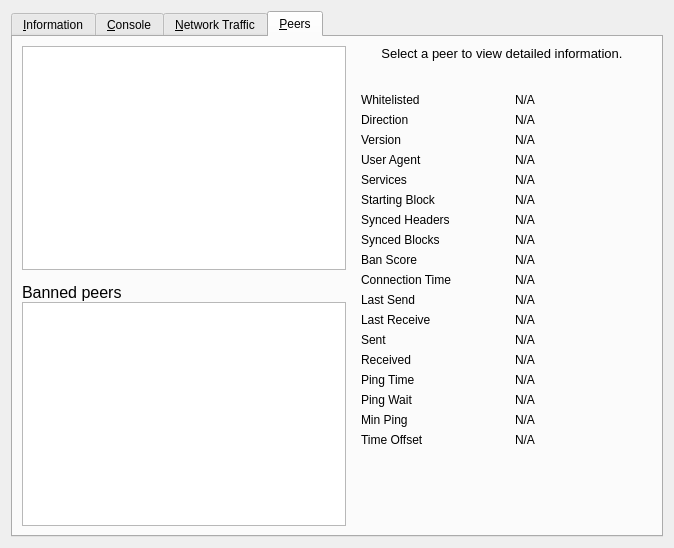
<?xml version="1.0" encoding="UTF-8"?>
<ui version="4.0">
 <class>RPCConsole</class>
 <widget class="QDialog" name="RPCConsole">
  <property name="geometry">
   <rect>
    <x>0</x>
    <y>0</y>
    <width>674</width>
    <height>548</height>
   </rect>
  </property>
  <property name="windowTitle">
   <string>FItAllCoin - Debug window</string>
  </property>
  <property name="styleSheet">
   <string notr="true"/>
  </property>
  <layout class="QVBoxLayout" name="verticalLayout_2">
   <item>
    <widget class="QTabWidget" name="tabWidget">
     <property name="currentIndex">
      <number>3</number>
     </property>
     <widget class="QWidget" name="tab_info">
      <attribute name="title">
       <string>&amp;Information</string>
      </attribute>
      <layout class="QGridLayout" name="gridLayout" columnstretch="0,1,0,0">
       <property name="horizontalSpacing">
        <number>12</number>
       </property>
       <item row="12" column="0">
        <widget class="QLabel" name="label_2">
         <property name="text">
          <string>Last block time</string>
         </property>
        </widget>
       </item>
       <item row="9" column="0">
        <widget class="QLabel" name="label_10">
         <property name="font">
          <font>
           <weight>50</weight>
           <bold>false</bold>
          </font>
         </property>
         <property name="text">
          <string>Block chain</string>
         </property>
        </widget>
       </item>
       <item row="8" column="1">
        <widget class="QCheckBox" name="isTestNet">
         <property name="enabled">
          <bool>false</bool>
         </property>
         <property name="text">
          <string/>
         </property>
        </widget>
       </item>
       <item row="11" column="1">
        <widget class="QLabel" name="totalBlocks">
         <property name="cursor">
          <cursorShape>IBeamCursor</cursorShape>
         </property>
         <property name="text">
          <string>N/A</string>
         </property>
         <property name="textFormat">
          <enum>Qt::PlainText</enum>
         </property>
         <property name="textInteractionFlags">
          <set>Qt::LinksAccessibleByMouse|Qt::TextSelectableByKeyboard|Qt::TextSelectableByMouse</set>
         </property>
        </widget>
       </item>
       <item row="10" column="0">
        <widget class="QLabel" name="label_3">
         <property name="text">
          <string>Current number of blocks</string>
         </property>
        </widget>
       </item>
       <item row="7" column="1">
        <widget class="QLabel" name="numberOfConnections">
         <property name="cursor">
          <cursorShape>IBeamCursor</cursorShape>
         </property>
         <property name="text">
          <string>N/A</string>
         </property>
         <property name="textFormat">
          <enum>Qt::PlainText</enum>
         </property>
         <property name="textInteractionFlags">
          <set>Qt::LinksAccessibleByMouse|Qt::TextSelectableByKeyboard|Qt::TextSelectableByMouse</set>
         </property>
        </widget>
       </item>
       <item row="7" column="0">
        <widget class="QLabel" name="label_7">
         <property name="text">
          <string>Number of connections</string>
         </property>
        </widget>
       </item>
       <item row="10" column="1">
        <widget class="QLabel" name="numberOfBlocks">
         <property name="cursor">
          <cursorShape>IBeamCursor</cursorShape>
         </property>
         <property name="text">
          <string>N/A</string>
         </property>
         <property name="textFormat">
          <enum>Qt::PlainText</enum>
         </property>
         <property name="textInteractionFlags">
          <set>Qt::LinksAccessibleByMouse|Qt::TextSelectableByKeyboard|Qt::TextSelectableByMouse</set>
         </property>
        </widget>
       </item>
       <item row="8" column="0">
        <widget class="QLabel" name="label_8">
         <property name="text">
          <string>On testnet</string>
         </property>
        </widget>
       </item>
       <item row="11" column="0">
        <widget class="QLabel" name="label_41">
         <property name="text">
          <string>Estimated total blocks</string>
         </property>
        </widget>
       </item>
       <item row="4" column="2">
        <spacer name="horizontalSpacer">
         <property name="orientation">
          <enum>Qt::Horizontal</enum>
         </property>
         <property name="sizeHint" stdset="0">
          <size>
           <width>40</width>
           <height>20</height>
          </size>
         </property>
        </spacer>
       </item>
       <item row="1" column="2">
        <spacer name="horizontalSpacer_2">
         <property name="orientation">
          <enum>Qt::Horizontal</enum>
         </property>
         <property name="sizeHint" stdset="0">
          <size>
           <width>40</width>
           <height>20</height>
          </size>
         </property>
        </spacer>
       </item>
       <item row="2" column="2">
        <spacer name="horizontalSpacer_3">
         <property name="orientation">
          <enum>Qt::Horizontal</enum>
         </property>
         <property name="sizeHint" stdset="0">
          <size>
           <width>40</width>
           <height>20</height>
          </size>
         </property>
        </spacer>
       </item>
       <item row="3" column="2">
        <spacer name="horizontalSpacer_4">
         <property name="orientation">
          <enum>Qt::Horizontal</enum>
         </property>
         <property name="sizeHint" stdset="0">
          <size>
           <width>40</width>
           <height>20</height>
          </size>
         </property>
        </spacer>
       </item>
       <item row="4" column="0">
        <widget class="QLabel" name="label_12">
         <property name="text">
          <string>Build date</string>
         </property>
        </widget>
       </item>
       <item row="3" column="1">
        <widget class="QLabel" name="openSSLVersion">
         <property name="cursor">
          <cursorShape>IBeamCursor</cursorShape>
         </property>
         <property name="text">
          <string>N/A</string>
         </property>
         <property name="textFormat">
          <enum>Qt::PlainText</enum>
         </property>
         <property name="textInteractionFlags">
          <set>Qt::LinksAccessibleByMouse|Qt::TextSelectableByKeyboard|Qt::TextSelectableByMouse</set>
         </property>
        </widget>
       </item>
       <item row="0" column="0">
        <widget class="QLabel" name="label_9">
         <property name="font">
          <font>
           <weight>50</weight>
           <bold>false</bold>
          </font>
         </property>
         <property name="text">
          <string>FItAllCoin Core</string>
         </property>
        </widget>
       </item>
       <item row="2" column="0">
        <widget class="QLabel" name="label_6">
         <property name="text">
          <string>Client version</string>
         </property>
        </widget>
       </item>
       <item row="1" column="0">
        <widget class="QLabel" name="label_5">
         <property name="text">
          <string>Client name</string>
         </property>
        </widget>
       </item>
       <item row="3" column="0">
        <widget class="QLabel" name="label_14">
         <property name="text">
          <string>Using OpenSSL version</string>
         </property>
        </widget>
       </item>
       <item row="2" column="1">
        <widget class="QLabel" name="clientVersion">
         <property name="cursor">
          <cursorShape>IBeamCursor</cursorShape>
         </property>
         <property name="text">
          <string>N/A</string>
         </property>
         <property name="textFormat">
          <enum>Qt::PlainText</enum>
         </property>
         <property name="textInteractionFlags">
          <set>Qt::LinksAccessibleByMouse|Qt::TextSelectableByKeyboard|Qt::TextSelectableByMouse</set>
         </property>
        </widget>
       </item>
       <item row="1" column="1">
        <widget class="QLabel" name="clientName">
         <property name="cursor">
          <cursorShape>IBeamCursor</cursorShape>
         </property>
         <property name="text">
          <string>N/A</string>
         </property>
         <property name="textFormat">
          <enum>Qt::PlainText</enum>
         </property>
         <property name="textInteractionFlags">
          <set>Qt::LinksAccessibleByMouse|Qt::TextSelectableByKeyboard|Qt::TextSelectableByMouse</set>
         </property>
        </widget>
       </item>
       <item row="4" column="1">
        <widget class="QLabel" name="buildDate">
         <property name="cursor">
          <cursorShape>IBeamCursor</cursorShape>
         </property>
         <property name="text">
          <string>N/A</string>
         </property>
         <property name="textFormat">
          <enum>Qt::PlainText</enum>
         </property>
         <property name="textInteractionFlags">
          <set>Qt::LinksAccessibleByMouse|Qt::TextSelectableByKeyboard|Qt::TextSelectableByMouse</set>
         </property>
        </widget>
       </item>
       <item row="5" column="0">
        <widget class="QLabel" name="label_13">
         <property name="text">
          <string>Startup time</string>
         </property>
        </widget>
       </item>
       <item row="5" column="1">
        <widget class="QLabel" name="startupTime">
         <property name="cursor">
          <cursorShape>IBeamCursor</cursorShape>
         </property>
         <property name="text">
          <string>N/A</string>
         </property>
         <property name="textFormat">
          <enum>Qt::PlainText</enum>
         </property>
         <property name="textInteractionFlags">
          <set>Qt::LinksAccessibleByMouse|Qt::TextSelectableByKeyboard|Qt::TextSelectableByMouse</set>
         </property>
        </widget>
       </item>
       <item row="6" column="0">
        <widget class="QLabel" name="label_11">
         <property name="font">
          <font>
           <weight>50</weight>
           <bold>false</bold>
          </font>
         </property>
         <property name="text">
          <string>Network</string>
         </property>
        </widget>
       </item>
       <item row="6" column="2">
        <spacer name="horizontalSpacer_6">
         <property name="orientation">
          <enum>Qt::Horizontal</enum>
         </property>
         <property name="sizeHint" stdset="0">
          <size>
           <width>40</width>
           <height>20</height>
          </size>
         </property>
        </spacer>
       </item>
       <item row="5" column="2">
        <spacer name="horizontalSpacer_5">
         <property name="orientation">
          <enum>Qt::Horizontal</enum>
         </property>
         <property name="sizeHint" stdset="0">
          <size>
           <width>40</width>
           <height>20</height>
          </size>
         </property>
        </spacer>
       </item>
       <item row="12" column="1">
        <widget class="QLabel" name="lastBlockTime">
         <property name="cursor">
          <cursorShape>IBeamCursor</cursorShape>
         </property>
         <property name="text">
          <string>N/A</string>
         </property>
         <property name="textFormat">
          <enum>Qt::PlainText</enum>
         </property>
         <property name="textInteractionFlags">
          <set>Qt::LinksAccessibleByMouse|Qt::TextSelectableByKeyboard|Qt::TextSelectableByMouse</set>
         </property>
        </widget>
       </item>
       <item row="13" column="0">
        <spacer name="verticalSpacer_2">
         <property name="orientation">
          <enum>Qt::Vertical</enum>
         </property>
         <property name="sizeHint" stdset="0">
          <size>
           <width>20</width>
           <height>20</height>
          </size>
         </property>
        </spacer>
       </item>
       <item row="14" column="0">
        <widget class="QLabel" name="labelDebugLogfile">
         <property name="font">
          <font>
           <weight>50</weight>
           <bold>false</bold>
          </font>
         </property>
         <property name="text">
          <string>Debug log file</string>
         </property>
        </widget>
       </item>
       <item row="15" column="0">
        <widget class="QPushButton" name="openDebugLogfileButton">
         <property name="toolTip">
          <string>Open the FItAllCoin debug log file from the current data directory. This can take a few seconds for large log files.</string>
         </property>
         <property name="text">
          <string>&amp;Open</string>
         </property>
         <property name="autoDefault">
          <bool>false</bool>
         </property>
        </widget>
       </item>
       <item row="16" column="0">
        <widget class="QLabel" name="labelCLOptions">
         <property name="font">
          <font>
           <weight>50</weight>
           <bold>false</bold>
          </font>
         </property>
         <property name="text">
          <string>Command-line options</string>
         </property>
        </widget>
       </item>
       <item row="17" column="0">
        <widget class="QPushButton" name="showCLOptionsButton">
         <property name="toolTip">
          <string>Show the FItAllCoin-Qt help message to get a list with possible FItAllCoin command-line options.</string>
         </property>
         <property name="text">
          <string>&amp;Show</string>
         </property>
         <property name="autoDefault">
          <bool>false</bool>
         </property>
        </widget>
       </item>
       <item row="18" column="0">
        <spacer name="verticalSpacer">
         <property name="orientation">
          <enum>Qt::Vertical</enum>
         </property>
         <property name="sizeHint" stdset="0">
          <size>
           <width>20</width>
           <height>40</height>
          </size>
         </property>
        </spacer>
       </item>
       <item row="8" column="2">
        <spacer name="horizontalSpacer_8">
         <property name="orientation">
          <enum>Qt::Horizontal</enum>
         </property>
         <property name="sizeHint" stdset="0">
          <size>
           <width>40</width>
           <height>20</height>
          </size>
         </property>
        </spacer>
       </item>
       <item row="7" column="2">
        <spacer name="horizontalSpacer_7">
         <property name="orientation">
          <enum>Qt::Horizontal</enum>
         </property>
         <property name="sizeHint" stdset="0">
          <size>
           <width>40</width>
           <height>20</height>
          </size>
         </property>
        </spacer>
       </item>
       <item row="9" column="2">
        <spacer name="horizontalSpacer_9">
         <property name="orientation">
          <enum>Qt::Horizontal</enum>
         </property>
         <property name="sizeHint" stdset="0">
          <size>
           <width>40</width>
           <height>20</height>
          </size>
         </property>
        </spacer>
       </item>
       <item row="10" column="2">
        <spacer name="horizontalSpacer_10">
         <property name="orientation">
          <enum>Qt::Horizontal</enum>
         </property>
         <property name="sizeHint" stdset="0">
          <size>
           <width>40</width>
           <height>20</height>
          </size>
         </property>
        </spacer>
       </item>
       <item row="11" column="2">
        <spacer name="horizontalSpacer_11">
         <property name="orientation">
          <enum>Qt::Horizontal</enum>
         </property>
         <property name="sizeHint" stdset="0">
          <size>
           <width>40</width>
           <height>20</height>
          </size>
         </property>
        </spacer>
       </item>
       <item row="12" column="2">
        <spacer name="horizontalSpacer_12">
         <property name="orientation">
          <enum>Qt::Horizontal</enum>
         </property>
         <property name="sizeHint" stdset="0">
          <size>
           <width>40</width>
           <height>20</height>
          </size>
         </property>
        </spacer>
       </item>
       <item row="15" column="2">
        <spacer name="horizontalSpacer_13">
         <property name="orientation">
          <enum>Qt::Horizontal</enum>
         </property>
         <property name="sizeHint" stdset="0">
          <size>
           <width>40</width>
           <height>20</height>
          </size>
         </property>
        </spacer>
       </item>
       <item row="16" column="2">
        <spacer name="horizontalSpacer_14">
         <property name="orientation">
          <enum>Qt::Horizontal</enum>
         </property>
         <property name="sizeHint" stdset="0">
          <size>
           <width>40</width>
           <height>20</height>
          </size>
         </property>
        </spacer>
       </item>
       <item row="17" column="2">
        <spacer name="horizontalSpacer_15">
         <property name="orientation">
          <enum>Qt::Horizontal</enum>
         </property>
         <property name="sizeHint" stdset="0">
          <size>
           <width>40</width>
           <height>20</height>
          </size>
         </property>
        </spacer>
       </item>
       <item row="15" column="3" rowspan="3">
        <widget class="QLabel" name="label_15">
         <property name="text">
          <string/>
         </property>
         <property name="pixmap">
          <pixmap>:/images/small_logo</pixmap>
         </property>
         <property name="scaledContents">
          <bool>false</bool>
         </property>
        </widget>
       </item>
      </layout>
     </widget>
     <widget class="QWidget" name="tab_console">
      <attribute name="title">
       <string>&amp;Console</string>
      </attribute>
      <layout class="QVBoxLayout" name="verticalLayout_3">
       <property name="spacing">
        <number>3</number>
       </property>
       <item>
        <widget class="QTextEdit" name="messagesWidget">
         <property name="minimumSize">
          <size>
           <width>0</width>
           <height>100</height>
          </size>
         </property>
         <property name="readOnly">
          <bool>true</bool>
         </property>
         <property name="tabKeyNavigation" stdset="0">
          <bool>false</bool>
         </property>
         <property name="columnCount" stdset="0">
          <number>2</number>
         </property>
        </widget>
       </item>
       <item>
        <layout class="QHBoxLayout" name="horizontalLayout">
         <property name="spacing">
          <number>3</number>
         </property>
         <item>
          <widget class="QLabel" name="label">
           <property name="text">
            <string notr="true">&gt;</string>
           </property>
          </widget>
         </item>
         <item>
          <widget class="QLineEdit" name="lineEdit"/>
         </item>
         <item>
          <widget class="QPushButton" name="clearButton">
           <property name="maximumSize">
            <size>
             <width>24</width>
             <height>24</height>
            </size>
           </property>
           <property name="toolTip">
            <string>Clear console</string>
           </property>
           <property name="text">
            <string/>
           </property>
           <property name="icon">
            <iconset resource="../bitcoin.qrc">
             <normaloff>:/icons/remove</normaloff>:/icons/remove</iconset>
           </property>
           <property name="shortcut">
            <string notr="true">Ctrl+L</string>
           </property>
           <property name="autoDefault">
            <bool>false</bool>
           </property>
          </widget>
         </item>
        </layout>
       </item>
      </layout>
     </widget>
     <widget class="QWidget" name="tab_nettraffic">
      <attribute name="title">
       <string>&amp;Network Traffic</string>
      </attribute>
      <layout class="QHBoxLayout" name="horizontalLayout_3">
       <item>
        <layout class="QVBoxLayout" name="verticalLayout_4">
         <item>
          <widget class="TrafficGraphWidget" name="trafficGraph" native="true">
           <property name="sizePolicy">
            <sizepolicy hsizetype="Expanding" vsizetype="Expanding">
             <horstretch>0</horstretch>
             <verstretch>0</verstretch>
            </sizepolicy>
           </property>
          </widget>
         </item>
         <item>
          <layout class="QHBoxLayout" name="horizontalLayout_2">
           <item>
            <widget class="QSlider" name="sldGraphRange">
             <property name="minimum">
              <number>1</number>
             </property>
             <property name="maximum">
              <number>288</number>
             </property>
             <property name="pageStep">
              <number>12</number>
             </property>
             <property name="value">
              <number>6</number>
             </property>
             <property name="orientation">
              <enum>Qt::Horizontal</enum>
             </property>
            </widget>
           </item>
           <item>
            <widget class="QLabel" name="lblGraphRange">
             <property name="minimumSize">
              <size>
               <width>100</width>
               <height>0</height>
              </size>
             </property>
             <property name="alignment">
              <set>Qt::AlignCenter</set>
             </property>
            </widget>
           </item>
           <item>
            <widget class="QPushButton" name="btnClearTrafficGraph">
             <property name="text">
              <string>&amp;Clear</string>
             </property>
             <property name="autoDefault">
              <bool>false</bool>
             </property>
            </widget>
           </item>
          </layout>
         </item>
        </layout>
       </item>
       <item>
        <layout class="QVBoxLayout" name="verticalLayout">
         <item>
          <widget class="QGroupBox" name="groupBox">
           <property name="title">
            <string>Totals</string>
           </property>
           <layout class="QVBoxLayout" name="verticalLayout_5">
            <item>
             <layout class="QHBoxLayout" name="horizontalLayout_4">
              <item>
               <widget class="Line" name="line">
                <property name="sizePolicy">
                 <sizepolicy hsizetype="Fixed" vsizetype="Fixed">
                  <horstretch>0</horstretch>
                  <verstretch>0</verstretch>
                 </sizepolicy>
                </property>
                <property name="minimumSize">
                 <size>
                  <width>10</width>
                  <height>0</height>
                 </size>
                </property>
                <property name="palette">
                 <palette>
                  <active>
                   <colorrole role="Light">
                    <brush brushstyle="SolidPattern">
                     <color alpha="255">
                      <red>0</red>
                      <green>255</green>
                      <blue>0</blue>
                     </color>
                    </brush>
                   </colorrole>
                  </active>
                  <inactive>
                   <colorrole role="Light">
                    <brush brushstyle="SolidPattern">
                     <color alpha="255">
                      <red>0</red>
                      <green>255</green>
                      <blue>0</blue>
                     </color>
                    </brush>
                   </colorrole>
                  </inactive>
                  <disabled>
                   <colorrole role="Light">
                    <brush brushstyle="SolidPattern">
                     <color alpha="255">
                      <red>0</red>
                      <green>255</green>
                      <blue>0</blue>
                     </color>
                    </brush>
                   </colorrole>
                  </disabled>
                 </palette>
                </property>
                <property name="orientation">
                 <enum>Qt::Horizontal</enum>
                </property>
               </widget>
              </item>
              <item>
               <widget class="QLabel" name="label_16">
                <property name="text">
                 <string>In:</string>
                </property>
               </widget>
              </item>
              <item>
               <widget class="QLabel" name="lblBytesIn">
                <property name="minimumSize">
                 <size>
                  <width>50</width>
                  <height>0</height>
                 </size>
                </property>
                <property name="alignment">
                 <set>Qt::AlignRight|Qt::AlignTrailing|Qt::AlignVCenter</set>
                </property>
               </widget>
              </item>
             </layout>
            </item>
            <item>
             <layout class="QHBoxLayout" name="horizontalLayout_5">
              <item>
               <widget class="Line" name="line_2">
                <property name="sizePolicy">
                 <sizepolicy hsizetype="Fixed" vsizetype="Fixed">
                  <horstretch>0</horstretch>
                  <verstretch>0</verstretch>
                 </sizepolicy>
                </property>
                <property name="minimumSize">
                 <size>
                  <width>10</width>
                  <height>0</height>
                 </size>
                </property>
                <property name="palette">
                 <palette>
                  <active>
                   <colorrole role="Light">
                    <brush brushstyle="SolidPattern">
                     <color alpha="255">
                      <red>255</red>
                      <green>0</green>
                      <blue>0</blue>
                     </color>
                    </brush>
                   </colorrole>
                  </active>
                  <inactive>
                   <colorrole role="Light">
                    <brush brushstyle="SolidPattern">
                     <color alpha="255">
                      <red>255</red>
                      <green>0</green>
                      <blue>0</blue>
                     </color>
                    </brush>
                   </colorrole>
                  </inactive>
                  <disabled>
                   <colorrole role="Light">
                    <brush brushstyle="SolidPattern">
                     <color alpha="255">
                      <red>255</red>
                      <green>0</green>
                      <blue>0</blue>
                     </color>
                    </brush>
                   </colorrole>
                  </disabled>
                 </palette>
                </property>
                <property name="orientation">
                 <enum>Qt::Horizontal</enum>
                </property>
               </widget>
              </item>
              <item>
               <widget class="QLabel" name="label_17">
                <property name="text">
                 <string>Out:</string>
                </property>
               </widget>
              </item>
              <item>
               <widget class="QLabel" name="lblBytesOut">
                <property name="minimumSize">
                 <size>
                  <width>50</width>
                  <height>0</height>
                 </size>
                </property>
                <property name="alignment">
                 <set>Qt::AlignRight|Qt::AlignTrailing|Qt::AlignVCenter</set>
                </property>
               </widget>
              </item>
             </layout>
            </item>
            <item>
             <spacer name="verticalSpacer_4">
              <property name="orientation">
               <enum>Qt::Vertical</enum>
              </property>
              <property name="sizeHint" stdset="0">
               <size>
                <width>20</width>
                <height>407</height>
               </size>
              </property>
             </spacer>
            </item>
           </layout>
          </widget>
         </item>
        </layout>
       </item>
      </layout>
     </widget>
     <widget class="QWidget" name="tab_peers">
      <attribute name="title">
       <string>&amp;Peers</string>
      </attribute>
      <layout class="QGridLayout" name="gridLayout_2">
       <item row="0" column="0" rowspan="2">
        <layout class="QVBoxLayout" name="verticalLayout_101">
         <property name="spacing">
          <number>0</number>
         </property>
         <item>
          <widget class="QTableView" name="peerWidget">
           <property name="horizontalScrollBarPolicy">
            <enum>Qt::ScrollBarAsNeeded</enum>
           </property>
           <property name="tabKeyNavigation">
            <bool>false</bool>
           </property>
           <property name="sortingEnabled">
            <bool>true</bool>
           </property>
           <attribute name="horizontalHeaderHighlightSections">
            <bool>false</bool>
           </attribute>
          </widget>
         </item>
         <item>
          <widget class="QLabel" name="banHeading">
           <property name="sizePolicy">
            <sizepolicy hsizetype="Preferred" vsizetype="Minimum">
             <horstretch>0</horstretch>
             <verstretch>0</verstretch>
            </sizepolicy>
           </property>
           <property name="minimumSize">
            <size>
             <width>300</width>
             <height>32</height>
            </size>
           </property>
           <property name="maximumSize">
            <size>
             <width>16777215</width>
             <height>32</height>
            </size>
           </property>
           <property name="font">
            <font>
             <pointsize>12</pointsize>
            </font>
           </property>
           <property name="cursor">
            <cursorShape>IBeamCursor</cursorShape>
           </property>
           <property name="text">
            <string>Banned peers</string>
           </property>
           <property name="alignment">
            <set>Qt::AlignBottom|Qt::AlignLeading|Qt::AlignLeft</set>
           </property>
           <property name="wordWrap">
            <bool>true</bool>
           </property>
           <property name="textInteractionFlags">
            <set>Qt::NoTextInteraction</set>
           </property>
          </widget>
         </item>
         <item>
          <widget class="QTableView" name="banlistWidget">
           <property name="sizePolicy">
            <sizepolicy hsizetype="Expanding" vsizetype="Expanding">
             <horstretch>0</horstretch>
             <verstretch>0</verstretch>
            </sizepolicy>
           </property>
           <property name="horizontalScrollBarPolicy">
            <enum>Qt::ScrollBarAsNeeded</enum>
           </property>
           <property name="tabKeyNavigation">
            <bool>false</bool>
           </property>
           <property name="sortingEnabled">
            <bool>true</bool>
           </property>
           <attribute name="horizontalHeaderHighlightSections">
            <bool>false</bool>
           </attribute>
          </widget>
         </item>
        </layout>
       </item>
       <item row="0" column="1">
        <widget class="QLabel" name="peerHeading">
         <property name="sizePolicy">
          <sizepolicy hsizetype="Preferred" vsizetype="Minimum">
           <horstretch>0</horstretch>
           <verstretch>0</verstretch>
          </sizepolicy>
         </property>
         <property name="minimumSize">
          <size>
           <width>300</width>
           <height>32</height>
          </size>
         </property>
         <property name="font">
          <font>
           <pointsize>10</pointsize>
          </font>
         </property>
         <property name="cursor">
          <cursorShape>IBeamCursor</cursorShape>
         </property>
         <property name="text">
          <string>Select a peer to view detailed information.</string>
         </property>
         <property name="alignment">
          <set>Qt::AlignHCenter|Qt::AlignTop</set>
         </property>
         <property name="wordWrap">
          <bool>true</bool>
         </property>
         <property name="textInteractionFlags">
          <set>Qt::LinksAccessibleByMouse|Qt::TextSelectableByKeyboard|Qt::TextSelectableByMouse</set>
         </property>
        </widget>
       </item>
       <item row="1" column="1">
        <widget class="QWidget" name="detailWidget" native="true">
         <property name="minimumSize">
          <size>
           <width>300</width>
           <height>0</height>
          </size>
         </property>
         <layout class="QGridLayout" name="gridLayout_3">
          <item row="0" column="0">
           <widget class="QLabel" name="label_30">
            <property name="text">
             <string>Whitelisted</string>
            </property>
           </widget>
          </item>
          <item row="0" column="2">
           <widget class="QLabel" name="peerWhitelisted">
            <property name="cursor">
             <cursorShape>IBeamCursor</cursorShape>
            </property>
            <property name="text">
             <string>N/A</string>
            </property>
            <property name="textFormat">
             <enum>Qt::PlainText</enum>
            </property>
            <property name="textInteractionFlags">
             <set>Qt::LinksAccessibleByMouse|Qt::TextSelectableByKeyboard|Qt::TextSelectableByMouse</set>
            </property>
           </widget>
          </item>
          <item row="1" column="0">
           <widget class="QLabel" name="label_23">
            <property name="text">
             <string>Direction</string>
            </property>
           </widget>
          </item>
          <item row="1" column="2">
           <widget class="QLabel" name="peerDirection">
            <property name="cursor">
             <cursorShape>IBeamCursor</cursorShape>
            </property>
            <property name="text">
             <string>N/A</string>
            </property>
            <property name="textFormat">
             <enum>Qt::PlainText</enum>
            </property>
            <property name="textInteractionFlags">
             <set>Qt::LinksAccessibleByMouse|Qt::TextSelectableByKeyboard|Qt::TextSelectableByMouse</set>
            </property>
           </widget>
          </item>
          <item row="2" column="0">
           <widget class="QLabel" name="label_21">
            <property name="text">
             <string>Version</string>
            </property>
           </widget>
          </item>
          <item row="2" column="2">
           <widget class="QLabel" name="peerVersion">
            <property name="cursor">
             <cursorShape>IBeamCursor</cursorShape>
            </property>
            <property name="text">
             <string>N/A</string>
            </property>
            <property name="textFormat">
             <enum>Qt::PlainText</enum>
            </property>
            <property name="textInteractionFlags">
             <set>Qt::LinksAccessibleByMouse|Qt::TextSelectableByKeyboard|Qt::TextSelectableByMouse</set>
            </property>
           </widget>
          </item>
          <item row="3" column="0">
           <widget class="QLabel" name="label_28">
            <property name="text">
             <string>User Agent</string>
            </property>
           </widget>
          </item>
          <item row="3" column="2">
           <widget class="QLabel" name="peerSubversion">
            <property name="cursor">
             <cursorShape>IBeamCursor</cursorShape>
            </property>
            <property name="text">
             <string>N/A</string>
            </property>
            <property name="textFormat">
             <enum>Qt::PlainText</enum>
            </property>
            <property name="textInteractionFlags">
             <set>Qt::LinksAccessibleByMouse|Qt::TextSelectableByKeyboard|Qt::TextSelectableByMouse</set>
            </property>
           </widget>
          </item>
          <item row="4" column="0">
           <widget class="QLabel" name="label_4">
            <property name="text">
             <string>Services</string>
            </property>
           </widget>
          </item>
          <item row="4" column="2">
           <widget class="QLabel" name="peerServices">
            <property name="cursor">
             <cursorShape>IBeamCursor</cursorShape>
            </property>
            <property name="text">
             <string>N/A</string>
            </property>
            <property name="textFormat">
             <enum>Qt::PlainText</enum>
            </property>
            <property name="textInteractionFlags">
             <set>Qt::LinksAccessibleByMouse|Qt::TextSelectableByKeyboard|Qt::TextSelectableByMouse</set>
            </property>
           </widget>
          </item>
          <item row="5" column="0">
           <widget class="QLabel" name="label_29">
            <property name="text">
             <string>Starting Block</string>
            </property>
           </widget>
          </item>
          <item row="5" column="2">
           <widget class="QLabel" name="peerHeight">
            <property name="cursor">
             <cursorShape>IBeamCursor</cursorShape>
            </property>
            <property name="text">
             <string>N/A</string>
            </property>
            <property name="textFormat">
             <enum>Qt::PlainText</enum>
            </property>
            <property name="textInteractionFlags">
             <set>Qt::LinksAccessibleByMouse|Qt::TextSelectableByKeyboard|Qt::TextSelectableByMouse</set>
            </property>
           </widget>
          </item>
          <item row="6" column="0">
           <widget class="QLabel" name="label_27">
            <property name="text">
             <string>Synced Headers</string>
            </property>
           </widget>
          </item>
          <item row="6" column="2">
           <widget class="QLabel" name="peerSyncHeight">
            <property name="cursor">
             <cursorShape>IBeamCursor</cursorShape>
            </property>
            <property name="text">
             <string>N/A</string>
            </property>
            <property name="textFormat">
             <enum>Qt::PlainText</enum>
            </property>
            <property name="textInteractionFlags">
             <set>Qt::LinksAccessibleByMouse|Qt::TextSelectableByKeyboard|Qt::TextSelectableByMouse</set>
            </property>
           </widget>
          </item>
          <item row="7" column="0">
           <widget class="QLabel" name="label_25">
            <property name="text">
             <string>Synced Blocks</string>
            </property>
           </widget>
          </item>
          <item row="7" column="2">
           <widget class="QLabel" name="peerCommonHeight">
            <property name="cursor">
             <cursorShape>IBeamCursor</cursorShape>
            </property>
            <property name="text">
             <string>N/A</string>
            </property>
            <property name="textFormat">
             <enum>Qt::PlainText</enum>
            </property>
            <property name="textInteractionFlags">
             <set>Qt::LinksAccessibleByMouse|Qt::TextSelectableByKeyboard|Qt::TextSelectableByMouse</set>
            </property>
           </widget>
          </item>
          <item row="8" column="0">
           <widget class="QLabel" name="label_24">
            <property name="text">
             <string>Ban Score</string>
            </property>
           </widget>
          </item>
          <item row="8" column="2">
           <widget class="QLabel" name="peerBanScore">
            <property name="cursor">
             <cursorShape>IBeamCursor</cursorShape>
            </property>
            <property name="text">
             <string>N/A</string>
            </property>
            <property name="textFormat">
             <enum>Qt::PlainText</enum>
            </property>
            <property name="textInteractionFlags">
             <set>Qt::LinksAccessibleByMouse|Qt::TextSelectableByKeyboard|Qt::TextSelectableByMouse</set>
            </property>
           </widget>
          </item>
          <item row="9" column="0">
           <widget class="QLabel" name="label_22">
            <property name="text">
             <string>Connection Time</string>
            </property>
           </widget>
          </item>
          <item row="9" column="2">
           <widget class="QLabel" name="peerConnTime">
            <property name="cursor">
             <cursorShape>IBeamCursor</cursorShape>
            </property>
            <property name="text">
             <string>N/A</string>
            </property>
            <property name="textFormat">
             <enum>Qt::PlainText</enum>
            </property>
            <property name="textInteractionFlags">
             <set>Qt::LinksAccessibleByMouse|Qt::TextSelectableByKeyboard|Qt::TextSelectableByMouse</set>
            </property>
           </widget>
          </item>
          <item row="10" column="0">
           <widget class="QLabel" name="label_151">
            <property name="text">
             <string>Last Send</string>
            </property>
           </widget>
          </item>
          <item row="10" column="2">
           <widget class="QLabel" name="peerLastSend">
            <property name="cursor">
             <cursorShape>IBeamCursor</cursorShape>
            </property>
            <property name="text">
             <string>N/A</string>
            </property>
            <property name="textFormat">
             <enum>Qt::PlainText</enum>
            </property>
            <property name="textInteractionFlags">
             <set>Qt::LinksAccessibleByMouse|Qt::TextSelectableByKeyboard|Qt::TextSelectableByMouse</set>
            </property>
           </widget>
          </item>
          <item row="11" column="0">
           <widget class="QLabel" name="label_19">
            <property name="text">
             <string>Last Receive</string>
            </property>
           </widget>
          </item>
          <item row="11" column="2">
           <widget class="QLabel" name="peerLastRecv">
            <property name="cursor">
             <cursorShape>IBeamCursor</cursorShape>
            </property>
            <property name="text">
             <string>N/A</string>
            </property>
            <property name="textFormat">
             <enum>Qt::PlainText</enum>
            </property>
            <property name="textInteractionFlags">
             <set>Qt::LinksAccessibleByMouse|Qt::TextSelectableByKeyboard|Qt::TextSelectableByMouse</set>
            </property>
           </widget>
          </item>
          <item row="12" column="0">
           <widget class="QLabel" name="label_18">
            <property name="text">
             <string>Sent</string>
            </property>
           </widget>
          </item>
          <item row="12" column="2">
           <widget class="QLabel" name="peerBytesSent">
            <property name="cursor">
             <cursorShape>IBeamCursor</cursorShape>
            </property>
            <property name="text">
             <string>N/A</string>
            </property>
            <property name="textFormat">
             <enum>Qt::PlainText</enum>
            </property>
            <property name="textInteractionFlags">
             <set>Qt::LinksAccessibleByMouse|Qt::TextSelectableByKeyboard|Qt::TextSelectableByMouse</set>
            </property>
           </widget>
          </item>
          <item row="13" column="0">
           <widget class="QLabel" name="label_20">
            <property name="text">
             <string>Received</string>
            </property>
           </widget>
          </item>
          <item row="13" column="2">
           <widget class="QLabel" name="peerBytesRecv">
            <property name="cursor">
             <cursorShape>IBeamCursor</cursorShape>
            </property>
            <property name="text">
             <string>N/A</string>
            </property>
            <property name="textFormat">
             <enum>Qt::PlainText</enum>
            </property>
            <property name="textInteractionFlags">
             <set>Qt::LinksAccessibleByMouse|Qt::TextSelectableByKeyboard|Qt::TextSelectableByMouse</set>
            </property>
           </widget>
          </item>
          <item row="14" column="0">
           <widget class="QLabel" name="label_26">
            <property name="text">
             <string>Ping Time</string>
            </property>
           </widget>
          </item>
          <item row="14" column="2">
           <widget class="QLabel" name="peerPingTime">
            <property name="cursor">
             <cursorShape>IBeamCursor</cursorShape>
            </property>
            <property name="text">
             <string>N/A</string>
            </property>
            <property name="textFormat">
             <enum>Qt::PlainText</enum>
            </property>
            <property name="textInteractionFlags">
             <set>Qt::LinksAccessibleByMouse|Qt::TextSelectableByKeyboard|Qt::TextSelectableByMouse</set>
            </property>
           </widget>
          </item>
          <item row="15" column="0">
           <widget class="QLabel" name="peerPingWaitLabel">
            <property name="toolTip">
             <string>The duration of a currently outstanding ping.</string>
            </property>
            <property name="text">
             <string>Ping Wait</string>
            </property>
           </widget>
          </item>
          <item row="15" column="2">
           <widget class="QLabel" name="peerPingWait">
            <property name="cursor">
             <cursorShape>IBeamCursor</cursorShape>
            </property>
            <property name="text">
             <string>N/A</string>
            </property>
            <property name="textFormat">
             <enum>Qt::PlainText</enum>
            </property>
            <property name="textInteractionFlags">
             <set>Qt::LinksAccessibleByMouse|Qt::TextSelectableByKeyboard|Qt::TextSelectableByMouse</set>
            </property>
           </widget>
          </item>
          <item row="16" column="0">
           <widget class="QLabel" name="peerMinPingLabel">
            <property name="text">
             <string>Min Ping</string>
            </property>
           </widget>
          </item>
          <item row="16" column="2">
           <widget class="QLabel" name="peerMinPing">
            <property name="cursor">
             <cursorShape>IBeamCursor</cursorShape>
            </property>
            <property name="text">
             <string>N/A</string>
            </property>
            <property name="textFormat">
             <enum>Qt::PlainText</enum>
            </property>
            <property name="textInteractionFlags">
             <set>Qt::LinksAccessibleByMouse|Qt::TextSelectableByKeyboard|Qt::TextSelectableByMouse</set>
            </property>
           </widget>
          </item>
          <item row="17" column="0">
           <widget class="QLabel" name="label_timeoffset">
            <property name="text">
             <string>Time Offset</string>
            </property>
           </widget>
          </item>
          <item row="17" column="2">
           <widget class="QLabel" name="timeoffset">
            <property name="cursor">
             <cursorShape>IBeamCursor</cursorShape>
            </property>
            <property name="text">
             <string>N/A</string>
            </property>
            <property name="textFormat">
             <enum>Qt::PlainText</enum>
            </property>
            <property name="textInteractionFlags">
             <set>Qt::LinksAccessibleByMouse|Qt::TextSelectableByKeyboard|Qt::TextSelectableByMouse</set>
            </property>
           </widget>
          </item>
          <item row="18" column="1">
           <spacer name="verticalSpacer_3">
            <property name="orientation">
             <enum>Qt::Vertical</enum>
            </property>
            <property name="sizeHint" stdset="0">
             <size>
              <width>20</width>
              <height>40</height>
             </size>
            </property>
           </spacer>
          </item>
         </layout>
        </widget>
       </item>
      </layout>
     </widget>
    </widget>
   </item>
  </layout>
 </widget>
 <customwidgets>
  <customwidget>
   <class>TrafficGraphWidget</class>
   <extends>QWidget</extends>
   <header>trafficgraphwidget.h</header>
  </customwidget>
 </customwidgets>
 <resources>
  <include location="../bitcoin.qrc"/>
 </resources>
 <connections/>
</ui>
